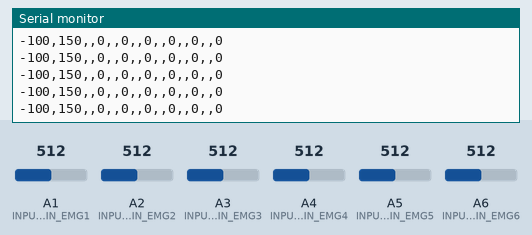
Bench run of a sketch on a simulated Arduino Nano, built with avr-gcc and run on an emulated ATmega328P. Parts: the last lines printed to the serial monitor. The test bench sets the inputs (shaded band); at power-on: A5 (INPUT_PIN_EMG5) = 512, A1 (INPUT_PIN_EMG1) = 512, A2 (INPUT_PIN_EMG2) = 512, A3 (INPUT_PIN_EMG3) = 512, A4 (INPUT_PIN_EMG4) = 512, A6 (INPUT_PIN_EMG6) = 512.

Above: at 16.2 s.
16.3 s: A5 (INPUT_PIN_EMG5) set to 86
At 16.88 s:
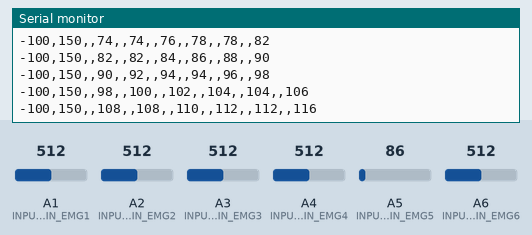
17.8 s: A5 (INPUT_PIN_EMG5) set to 78
At 17.8 s:
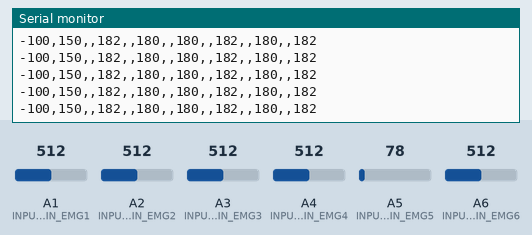
Timing chart, 0 to 20.8 s (numbered marks = the images above; inputs shaded):
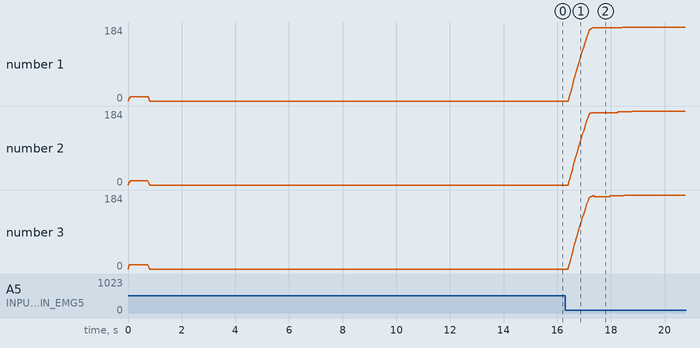

The sketch:

Exoskeleton_MasterCode.ino
```cpp
// Assessment to Measure Exoskeleton Effectiveness for Industrial Applications
// reference code: https://github.com/upsidedownlabs/BioAmp-EXG-Pill

#include <math.h>
#include <CircularBuffer.h>

#define SAMPLE_RATE_EMG 500
#define SAMPLE_RATE_ECG 125
#define BAUD_RATE 9600
#define BUFFER_SIZE 128
#define DATA_LENGTH 16

#define INPUT_PIN_ECG A0
#define INPUT_PIN_EMG1 A1
#define INPUT_PIN_EMG2 A2
#define INPUT_PIN_EMG3 A3
#define INPUT_PIN_EMG4 A4
#define INPUT_PIN_EMG5 A5
#define INPUT_PIN_EMG6 A6

int avg = 0;
bool peak = false;
int reading = 0;
float BPM = 0.0;
bool IgnoreReading = false;
bool FirstPulseDetected = false;
unsigned long FirstPulseTime = 0;
unsigned long SecondPulseTime = 0;
unsigned long PulseInterval = 0;
CircularBuffer<int,30> buffer;

int circular_buffer[BUFFER_SIZE];
int data_index, sum;


void setup() {
  // Serial connection begin
  Serial.begin(BAUD_RATE);
}

void loop() {
  // Calculate elapsed time
  static unsigned long past = 0;
  unsigned long present = micros();
  unsigned long interval = present - past;
  past = present;

  // Run timer
  static long timer_EMG = 0;
  static long timer_ECG = 0;
  timer_ECG -= interval;
  timer_EMG -= interval;

  // Sample EMG and get envelop
  if(timer_EMG < 0) {
    timer_EMG += 1000000 / SAMPLE_RATE_EMG;

    int sensor_value_EMG1 = analogRead(INPUT_PIN_EMG1);
    int signal_EMG1 = EMGFilter(sensor_value_EMG1);
    int envelop_EMG1 = getEnvelop(abs(signal_EMG1));

    int sensor_value_EMG2 = analogRead(INPUT_PIN_EMG2);
    int signal_EMG2 = EMGFilter(sensor_value_EMG2);
    int envelop_EMG2 = getEnvelop(abs(signal_EMG2));

    int sensor_value_EMG3 = analogRead(INPUT_PIN_EMG3);
    int signal_EMG3 = EMGFilter(sensor_value_EMG3);
    int envelop_EMG3 = getEnvelop(abs(signal_EMG3));

    int sensor_value_EMG4 = analogRead(INPUT_PIN_EMG4);
    int signal_EMG4 = EMGFilter(sensor_value_EMG4);
    int envelop_EMG4 = getEnvelop(abs(signal_EMG4));

    int sensor_value_EMG5 = analogRead(INPUT_PIN_EMG5);
    int signal_EMG5 = EMGFilter(sensor_value_EMG5);
    int envelop_EMG5 = getEnvelop(abs(signal_EMG5));

    int sensor_value_EMG6 = analogRead(INPUT_PIN_EMG6);
    int signal_EMG6 = EMGFilter(sensor_value_EMG6);
    int envelop_EMG6 = getEnvelop(abs(signal_EMG6));

    Serial.print(-100); // To freeze the lower limit of live plot
    Serial.print(",");
    Serial.print(150); // To freeze the upper limit of live plot
    Serial.print(",");

    //Serial.print(signal_EMG1);
    Serial.print(",");
    Serial.print(envelop_EMG1);
    Serial.print(",");

    //Serial.print(signal_EMG2);
    Serial.print(",");
    Serial.print(envelop_EMG2);
    Serial.print(",");

    //Serial.print(signal_EMG3);
    Serial.print(",");
    Serial.print(envelop_EMG3);
    Serial.print(",");

    //Serial.print(signal_EMG4);
    Serial.print(",");
    Serial.print(envelop_EMG4);
    Serial.print(",");

    //Serial.print(signal_EMG5);
    Serial.print(",");
    Serial.print(envelop_EMG5);
    Serial.print(",");

    //Serial.print(signal_EMG6);
    Serial.print(",");
    Serial.println(envelop_EMG6);

  }
  /*
  // Sample ECG
  if(timer_ECG < 0){
    timer_ECG += 1000000 / SAMPLE_RATE_ECG;
    // Sample and Nomalize input data (-1 to 1)
    float sensor_value_ECG = analogRead(INPUT_PIN_ECG);
    float signal_ECG = ECGFilter(sensor_value_ECG)/512;
    // Get peak
    peak = Getpeak(signal_ECG);

    if(peak && IgnoreReading == false){
        if(FirstPulseDetected == false){
          FirstPulseTime = millis();
          FirstPulseDetected = true;
        }
        else{
          SecondPulseTime = millis();
          PulseInterval = SecondPulseTime - FirstPulseTime;
          buffer.unshift(PulseInterval);
          FirstPulseTime = SecondPulseTime;
        }
        IgnoreReading = true;
      }
      if(!peak){
        IgnoreReading = false;
      }
      if (buffer.isFull()){
        for(int i = 0 ;i < buffer.size(); i++){
          avg+=buffer[i];
        }
        BPM = (1.0/avg) * 60.0 * 1000 * buffer.size();
        avg = 0;
        buffer.pop();
        if (BPM < 240){
          Serial.print("BPM ");
          Serial.println(BPM);
          Serial.flush();
        }
      }
  } */
}

// Envelop detection algorithm
int getEnvelop(int abs_emg)
{
  sum -= circular_buffer[data_index];
  sum += abs_emg;
  circular_buffer[data_index] = abs_emg;
  data_index = (data_index + 1) % BUFFER_SIZE;
  return (sum/BUFFER_SIZE) * 2;
}

bool Getpeak(float new_sample) {
  // Buffers for data, mean, and standard deviation
  static float data_buffer[DATA_LENGTH];
  static float mean_buffer[DATA_LENGTH];
  static float standard_deviation_buffer[DATA_LENGTH];

  // Check for peak
  if (new_sample - mean_buffer[data_index] > (DATA_LENGTH/2) * standard_deviation_buffer[data_index]) {
    data_buffer[data_index] = new_sample + data_buffer[data_index];
    peak = true;
  } else {
    data_buffer[data_index] = new_sample;
    peak = false;
  }

  // Calculate mean
  float sum = 0.0, mean, standard_deviation = 0.0;
  for (int i = 0; i < DATA_LENGTH; ++i){
    sum += data_buffer[(data_index + i) % DATA_LENGTH];
  }
  mean = sum/DATA_LENGTH;

  // Calculate standard deviation
  for (int i = 0; i < DATA_LENGTH; ++i){
    standard_deviation += pow(data_buffer[(i) % DATA_LENGTH] - mean, 2);
  }

  // Update mean buffer
  mean_buffer[data_index] = mean;

  // Update standard deviation buffer
  standard_deviation_buffer[data_index] =  sqrt(standard_deviation/DATA_LENGTH);

  // Update data_index
  data_index = (data_index+1)%DATA_LENGTH;

  // Return peak
  return peak;
}

// Band-Pass Butterworth IIR digital filter, generated using filter_gen.py.
// Sampling rate: 500.0 Hz, frequency: [74.5, 149.5] Hz.
// Filter is order 4, implemented as second-order sections (biquads).
// Reference:
// https://docs.scipy.org/doc/scipy/reference/generated/scipy.signal.butter.html
// https://courses.ideate.cmu.edu/16-223/f2020/Arduino/FilterDemos/filter_gen.py
float EMGFilter(float input)
{
  float output = input;
  {
    static float z1, z2; // filter section state
    float x = output - 0.05159732*z1 - 0.36347401*z2;
    output = 0.01856301*x + 0.03712602*z1 + 0.01856301*z2;
    z2 = z1;
    z1 = x;
  }
  {
    static float z1, z2; // filter section state
    float x = output - -0.53945795*z1 - 0.39764934*z2;
    output = 1.00000000*x + -2.00000000*z1 + 1.00000000*z2;
    z2 = z1;
    z1 = x;
  }
  {
    static float z1, z2; // filter section state
    float x = output - 0.47319594*z1 - 0.70744137*z2;
    output = 1.00000000*x + 2.00000000*z1 + 1.00000000*z2;
    z2 = z1;
    z1 = x;
  }
  {
    static float z1, z2; // filter section state
    float x = output - -1.00211112*z1 - 0.74520226*z2;
    output = 1.00000000*x + -2.00000000*z1 + 1.00000000*z2;
    z2 = z1;
    z1 = x;
  }
  return output;
}

// Band-Pass Butterworth IIR digital filter, generated using filter_gen.py.
// Sampling rate: 125.0 Hz, frequency: [0.5, 44.5] Hz.
// Filter is order 4, implemented as second-order sections (biquads).
// Reference:
// https://docs.scipy.org/doc/scipy/reference/generated/scipy.signal.butter.html
// https://courses.ideate.cmu.edu/16-223/f2020/Arduino/FilterDemos/filter_gen.py
float ECGFilter(float input)
{
  float output = input;
  {
    static float z1, z2; // filter section state
    float x = output - 0.70682283*z1 - 0.15621030*z2;
    output = 0.28064917*x + 0.56129834*z1 + 0.28064917*z2;
    z2 = z1;
    z1 = x;
  }
  {
    static float z1, z2; // filter section state
    float x = output - 0.95028224*z1 - 0.54073140*z2;
    output = 1.00000000*x + 2.00000000*z1 + 1.00000000*z2;
    z2 = z1;
    z1 = x;
  }
  {
    static float z1, z2; // filter section state
    float x = output - -1.95360385*z1 - 0.95423412*z2;
    output = 1.00000000*x + -2.00000000*z1 + 1.00000000*z2;
    z2 = z1;
    z1 = x;
  }
  {
    static float z1, z2; // filter section state
    float x = output - -1.98048558*z1 - 0.98111344*z2;
    output = 1.00000000*x + -2.00000000*z1 + 1.00000000*z2;
    z2 = z1;
    z1 = x;
  }
  return output;
}
```

Measured:
- after the input at 16.3 s, the serial monitor: prints a new line after 0.10 s (image 1)
- plotted number 1: 0 → 182 after the input at 16.3 s, 182 → 184 after the input at 17.8 s
- plotted number 2: 0 → 180 after the input at 16.3 s, 180 → 184 after the input at 17.8 s
- plotted number 3: 0 → 180 after the input at 16.3 s, 180 → 184 after the input at 17.8 s
